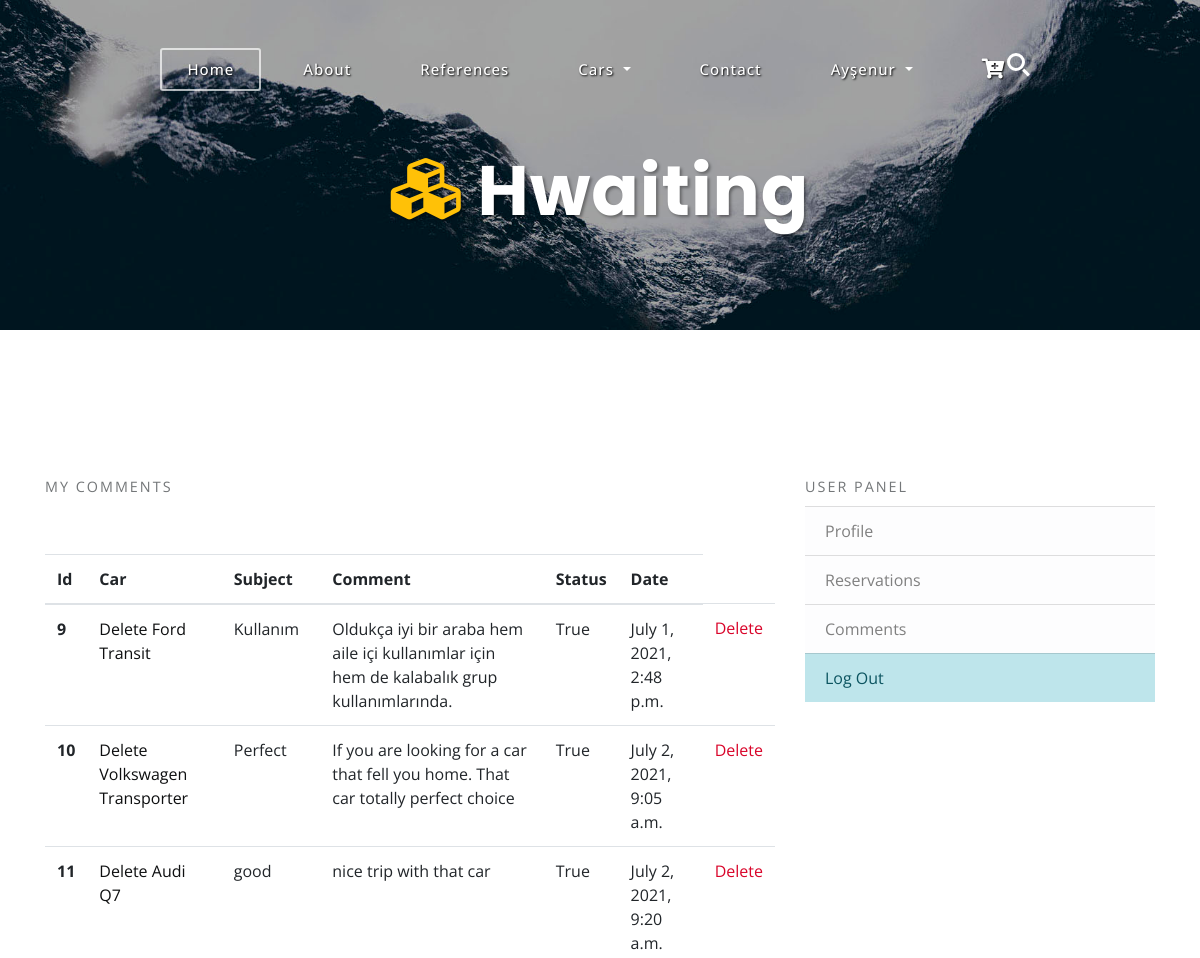
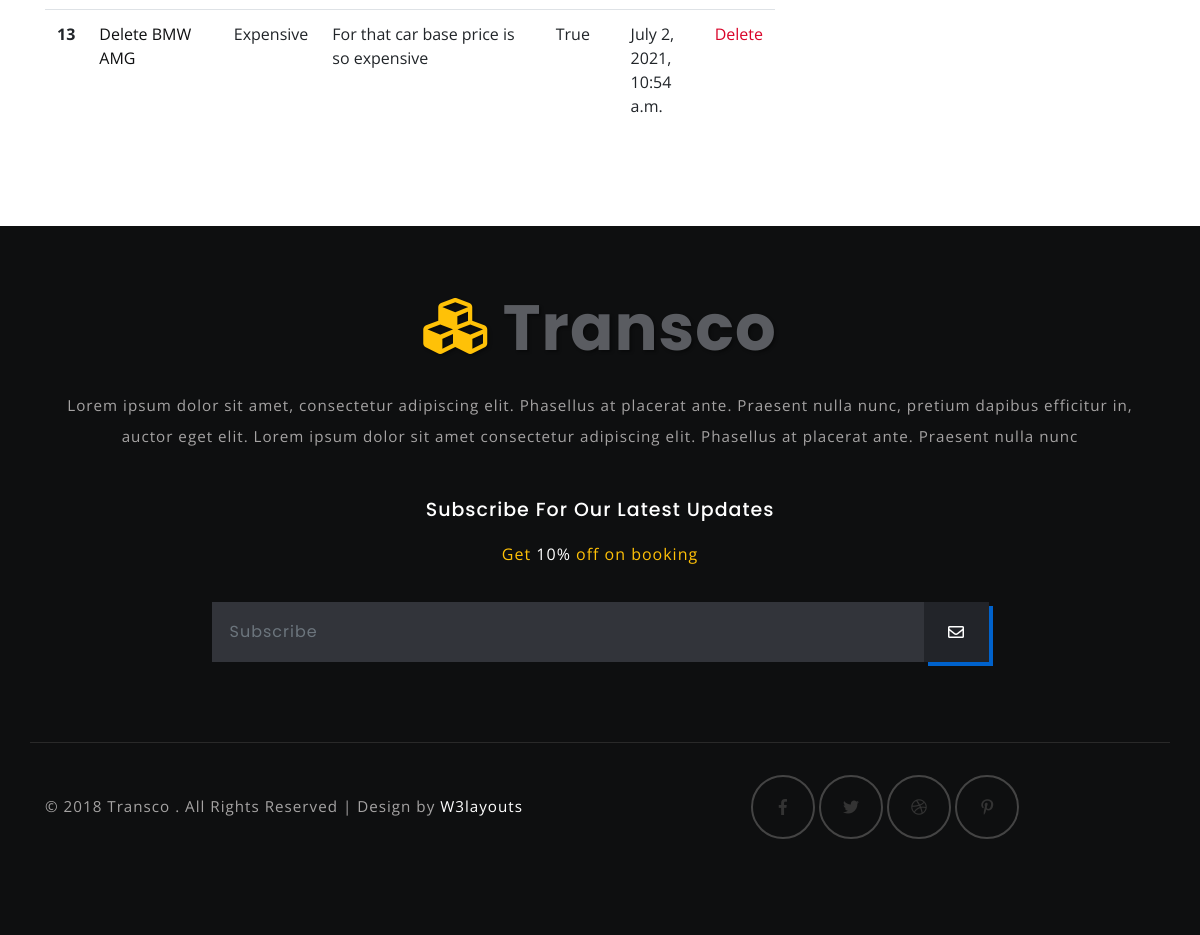
Screenshot of /user/comments (signed in) with the database file from the repository (2 pictures, top to bottom).
### car/models.py (models this page shows, shortened)
class Comment(models.Model):
    STATUS = (
        ('True', 'Evet'),
        ('False', 'Hayır'),
        ('New', 'Yeni'),
    )
    status = models.CharField(max_length=10, choices=STATUS)
    car = models.ForeignKey(Car, on_delete=models.CASCADE)
    user = models.ForeignKey(User, on_delete=models.CASCADE)
    subject = models.CharField(max_length=50)
    comment = models.TextField(max_length=200)
    rate = models.IntegerField(blank=True)
    status = models.CharField(max_length=10, choices=STATUS,default='New')
    ip = models.CharField(blank=True,max_length=20)
    created_at = models.DateTimeField(auto_now_add=True)
    created_at = models.DateTimeField(auto_now_add=True)
    updated_at = models.DateTimeField(auto_now=True)

class Car(models.Model):
    STATUS = (
        ('True', 'Evet'),
        ('False', 'Hayır'),
    )
    status = models.CharField(max_length=10, choices=STATUS)
    category = models.ForeignKey(Category, on_delete=models.CASCADE)
    title = models.CharField(max_length=30)
    detail = RichTextField()
    base_price = models.FloatField(null=False, default="0")
    km_price = models.FloatField(null=False,default="0")
    capasity = models.CharField(max_length=255, blank=True)
    description = models.CharField(max_length=30)
    keywords = models.CharField(max_length=255)
    image = models.ImageField(blank=True, upload_to='images/')
    slug = models.SlugField(null=False, unique=True)
    created_at = models.DateTimeField(auto_now_add=True)
    updated_at = models.DateTimeField(auto_now=True)
    def image_tag(self):
        return mark_safe('<img src="{}" height="50"/>'.format(self.image.url))
    image_tag.short_description = 'Image'

### user/views.py (the view)
# urls.py: path('comments', views.comments, name='comments'),
@login_required(login_url = '/login')
def comments(request):
    category = Category.objects.all()
    current_user = request.user
    comments = Comment.objects.filter(user_id = current_user.id)
    context = {
        'category': category,
        'comments': comments,
    }
    return  render(request, 'user_comments.html', context)

### user/templates/user_comments.html (shortened to what this page needs)
{% extends "homebase.html" %}
{% block content %}
	<div class="banner-inner" id="home">
		<div class="wrapper-inner">
			<h3 class="logo text-center">
				<a class="navbar-brand" href="index.html">
					<i class="fas fa-cubes"></i> Hwaiting</a>
			</h3>
		</div>
	</div>
	<section class="banner-bottom-agile-w3ls">
		<div class="container">
			<div class="contact_grid_right">
				<form action="#" method="post">
					<div class="row contact_left_grid">
						<div class="col-md-8 con-left">
								<label >My Comments</label>
							<br>
							<br>
							<br>
						<table class="table table-hover">
                          <thead>
                            <tr>
                              <th scope="col">Id</th>
                              <th scope="col">Car</th>
                              <th scope="col">Subject</th>
                              <th scope="col">Comment</th>
                              <th scope="col">Status</th>
                              <th scope="col">Date</th>
                            </tr>
                          </thead>
                          <tbody>
                          {% for rs in comments %}
                            <tr>
                              <th scope="row">{{rs.id}}</th>
                              <td style="">
								   <a href="/car/{{rs.car_id}}/{{rs.car.slug}}" style="text-decoration: none; color: #0e0f10"> Delete
								  		{{rs.car.title}}
							  		</a>
							  </td>
                              <td>{{rs.subject}}</td>
								<td>{{rs.comment}}</td>
                              <td>{{rs.status}}</td>
                              <td>{{rs.created_at}}</td>
                              <td>
                                  <a href="/user/deletecomment/{{rs.id}}" style="color:#d90429;" onclick="return confirm('Do you want to delete this comment!?')"> Delete</a>
                              </td>
                            </tr>
                          {% endfor %}
                          </tbody>
                        </table>
						</div>
						<div class="col-md-4 con-right">
								<label>User Panel</label>
								{% include "user_panel.html" %}
						</div>
					</div>
				</form>
			</div>
		</div>
	</section>
{% endblock %}

### home/templates/header.html (shortened to what this page needs)
<header>
	<nav class="navbar navbar-expand-lg navbar-light top-header" >
		<div class="search">
			<div class="cd-main-header">
				<ul class="cd-header-buttons">
					<li>
						<a class="cd-search-trigger" href="#cd-search">
							<span></span>
						</a>
					</li>
				</ul>
			</div>
						{%load mptt_tags %}
		</div>
				<div class="collapse navbar-collapse" id="navbarSupportedContent">
			<ul class="navbar-nav mx-auto">
				<li class="nav-item active">
					<a class="nav-link ml-lg-0" href="/home">Home
					</a>
				</li>
				<li class="nav-item">
					<a class="nav-link" href="/aboutus">About</a>
				</li>
				 <li class="nav-item dropdown">
					<a class="nav-link" href="/references">References</a>
				</li>
				<li class="nav-item dropdown">
					 {% load mptt_tags %}
					<a class="nav-link dropdown-toggle" href="#"  role="button" data-toggle="dropdown" aria-haspopup="true"
							aria-expanded="false">
							Cars
					</a>
				</li>
				<li class="nav-item">
					<a class="nav-link" href="/contact">Contact</a>
				</li>
				{% if user.id is not None %}
				<li class="nav-item dropdown">
							<a class="nav-link dropdown-toggle " href="#" id="navbarDropdown" role="button" data-toggle="dropdown" aria-haspopup="true"
							    aria-expanded="false"
							>
								{{user.first_name}}
							</a>
							<li class="nav-item">
								<a class="nav-link" href="/reservation"><i class="fas fa-cart-plus fa-lg"></i></a>
							</li>
				 {% endif %}
			</ul>
		</div>
	</nav>
</header>

### home/static/css/style.css (style rules this page uses)
html, body { margin: 0; font-size: 100%; font-family: 'Open Sans', sans-serif; background: #fff; }
body a { text-decoration: none; transition: 0.5s all; -webkit-transition: 0.5s all; -moz-transition: 0.5s all; -o-transition: 0.5s all; -ms-transition: 0.5s all; font-family: 'Open Sans', sans-serif; }
h1, h2, h3, h4, h5, h6 { margin: 0; font-family: 'Poppins', sans-serif; letter-spacing: 1px; }
ul { margin: 0; padding: 0; }
h3.logo a.navbar-brand { font-size: 3em; letter-spacing: 2px; text-shadow: 2px 2px 3px rgba(0, 0, 0, 0.36); color: #fff; margin: 0; font-weight: 700; font-family: 'Poppins', sans-serif; }
h3.logo a.navbar-brand i { color: #ffc107; }
.top-header { position: absolute; width: 100%; z-index: 9; padding: 3em 2em; }
.navbar-light .navbar-nav .nav-link, .dropdown-item { color: #ffffff; font-size: 15px; letter-spacing: 1px; margin: 0em 0.5em; padding: 8px 25px; font-weight: 500; border: 2px solid transparent; text-shadow: 1px 1px 2px #000000; }
.navbar-light .navbar-nav .show>.nav-link, .navbar-light .navbar-nav .active>.nav-link, .navbar-light .navbar-nav .nav-link.show, .navbar-light .navbar-nav .nav-link.active, .navbar-light .navbar-nav .nav-link:hover { color: #ffffff; text-shadow: 1px 1px 2px #000000; border: 2px solid #ffffffad; border-radius: 3px; }
.cd-header-buttons { position: absolute; display: inline-block; top: 47px; right: 165px; z-index: 99; }
.cd-header-buttons li { display: inline-block; }
.cd-search-trigger, .cd-nav-trigger { position: relative; display: block; width: 36px; height: 36px; overflow: hidden; white-space: nowrap; color: transparent; z-index: 3; }
.cd-search-trigger::before, .cd-search-trigger::after { content: ''; position: absolute; -webkit-transition: opacity 0.3s; -moz-transition: opacity 0.3s; transition: opacity 0.3s; -webkit-transform: translateZ(0); -moz-transform: translateZ(0); -ms-transform: translateZ(0); -o-transform: translateZ(0); transform: translateZ(0); -webkit-backface-visibility: hidden; backface-visibility: hidden; }
.cd-search-trigger::before { top: 6px; left: 8px; width: 18px; height: 18px; -webkit-border-radius: 50%; -moz-border-radius: 50%; border-radius: 50%; border: 3px solid #fff; }
.cd-search-trigger::after { height: 3px; width: 8px; background: #fff; bottom: 9px; right: 5px; -webkit-transform: rotate(45deg); -moz-transform: rotate(45deg); -ms-transform: rotate(45deg); -o-transform: rotate(45deg); transform: rotate(45deg); }
.cd-search-trigger span { position: absolute; height: 100%; width: 100%; top: 0; left: 0; }
.cd-search-trigger span::before, .cd-search-trigger span::after { content: ''; position: absolute; display: inline-block; height: 3px; width: 22px; top: 50%; margin-top: -2px; left: 50%; margin-left: -11px; background: #fff; opacity: 0; -webkit-transform: translateZ(0); -moz-transform: translateZ(0); -ms-transform: translateZ(0); -o-transform: translateZ(0); transform: translateZ(0); -webkit-backface-visibility: hidden; backface-visibility: hidden; -webkit-transition: opacity 0.3s, -webkit-transform 0.3s; -moz-transition: opacity 0.3s, -moz-transform 0.3s; transition: opacity 0.3s, transform 0.3s; }
.cd-search-trigger span::before { -webkit-transform: rotate(45deg); -moz-transform: rotate(45deg); -ms-transform: rotate(45deg); -o-transform: rotate(45deg); transform: rotate(45deg); }
.cd-search-trigger span::after { -webkit-transform: rotate(-45deg); -moz-transform: rotate(-45deg); -ms-transform: rotate(-45deg); -o-transform: rotate(-45deg); transform: rotate(-45deg); }
.banner-bottom-agile-w3ls { padding: 6em 0; }
.wrapper-inner { padding-top: 9em; }
.banner-inner { background: url(../images/banner1.jpg) no-repeat 0px 0px; background-size: cover; -webkit-background-size: cover; -o-background-size: cover; -moz-background-size: cover; -ms-background-size: cover; min-height: 330px; }
@media (max-width:1440px) { .banner-bottom-agile-w3ls { padding: 5em 0; } }
@media (max-width:1280px) { h3.logo a.navbar-brand { font-size: 2.5em; letter-spacing: 1px; } }

### home/static/css/lightbox.css (style rules this page uses)
body:after { display: none; }

### home/static/css/contact.css (style rules this page uses)
body a { text-decoration: none; transition: 0.5s all; -webkit-transition: 0.5s all; -moz-transition: 0.5s all; -o-transition: 0.5s all; -ms-transition: 0.5s all; }
.contact_grid_right { padding-top: 4em; }
.contact_grid_right { width: 100%; }
.contact_left_grid label { color: #747779; text-transform: uppercase; letter-spacing: 2px; font-size: 0.9em; }

### rows the page displays
Comment: id "9", car "Ford Transit", subject "Kullanım", comment "Oldukça iyi bir araba hem aile içi kullanımlar için hem de kalabalık grup kullanımlarında.", status "True", created_at "July 1, 2021, 2:48 p.m."
Comment: id "10", car "Volkswagen Transporter", subject "Perfect", comment "If you are looking for a car that fell you home. That car totally perfect choice", status "True", created_at "July 2, 2021, 9:05 a.m."
Comment: id "11", car "Audi Q7", subject "good", comment "nice trip with that car", status "True", created_at "July 2, 2021, 9:20 a.m."
Comment: id "13", car "BMW AMG", subject "Expensive", comment "For that car base price is so expensive", status "True", created_at "July 2, 2021, 10:54 a.m."

### other values shown
{{ user.first_name }} "Ayşenur"
